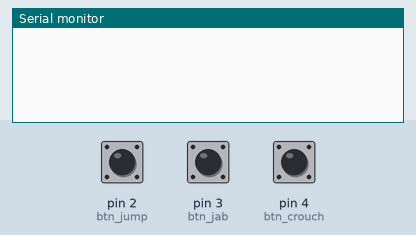
Bench run of a sketch on a simulated Arduino Uno, built with avr-gcc and run on an emulated ATmega328P. Shown: the last lines printed to the serial monitor. Inputs (shaded band) come from the test bench; at power-on: pin 2 (btn_jump) HIGH, pin 3 (btn_jab) HIGH, pin 4 (btn_crouch) HIGH.

Above: at 1.2 s.
1.3 s: pin 2 (btn_jump) pulled LOW for 0.15 s
At 2.1 s:
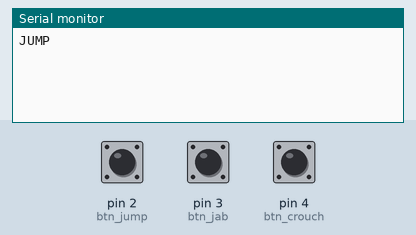
2.9 s: pin 3 (btn_jab) pulled LOW for 0.15 s
At 3.3 s:
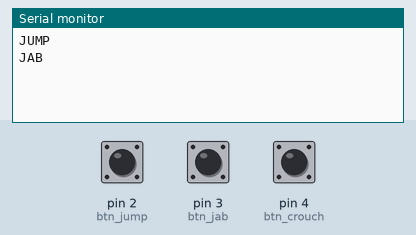
4.5 s: pin 4 (btn_crouch) pulled LOW for 0.15 s
At 5.1 s:
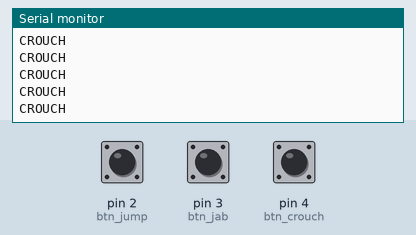

The sketch:

btn_code.ino
```cpp
const int btn_jump = 2;
const int btn_jab = 3;
const int btn_crouch = 4;

long lastTimeJump = 0;
const int debounceTimeJump = 50;
bool jumpTriggered = false;

long lastTimeJab = 0;
const int debounceTimeJab = 50;
bool jabTriggered = false;

long lastTimeCrouch = 0;
const int debounceTimeCrouch = 20;

void setup() {
  Serial.begin(9600);

  pinMode(btn_jump, INPUT_PULLUP);
  pinMode(btn_jab, INPUT_PULLUP);
  pinMode(btn_crouch, INPUT_PULLUP);
}

void loop() {
  if (Serial.available()) {
    String msg = Serial.readStringUntil('\n');
    msg.trim();

    if (msg == "1") Serial.println("JUMP");
    else if (msg == "2") Serial.println("JAB");
    else if (msg == "3") Serial.println("CROUCH");
    else if (msg == "JUMP_OK") jumpTriggered = false;
  }

  checkJump();
  checkJab();
  checkCrouch();
}

void checkJump() {
  long now = millis();
  int state = digitalRead(btn_jump);

  if (state == LOW && (now - lastTimeJump > debounceTimeJump) && !jumpTriggered) {
    Serial.println("JUMP");
    jumpTriggered = true;
    lastTimeJump = now;
  }

  if (state == HIGH) {
    jumpTriggered = false;
  }
}

void checkJab() {
  long now = millis();
  int state = digitalRead(btn_jab);

  if (state == LOW && (now - lastTimeJab > debounceTimeJab) && !jabTriggered) {
    Serial.println("JAB");
    jabTriggered = true;
    lastTimeJab = now;
  }

  if (state == HIGH) {
    jabTriggered = false;
  }
}

void checkCrouch() {
  long now = millis();
  int state = digitalRead(btn_crouch);

  if (state == LOW && (now - lastTimeCrouch > debounceTimeCrouch)) {
    Serial.println("CROUCH");
    lastTimeCrouch = now;
  }
}
```

Measured:
- after the input at 1.3 s, the serial monitor: prints a new line at once (image 1)
- after the input at 2.9 s, the serial monitor: prints a new line at once (image 2)
- after the input at 4.5 s, the serial monitor: prints a new line at once (image 3)
